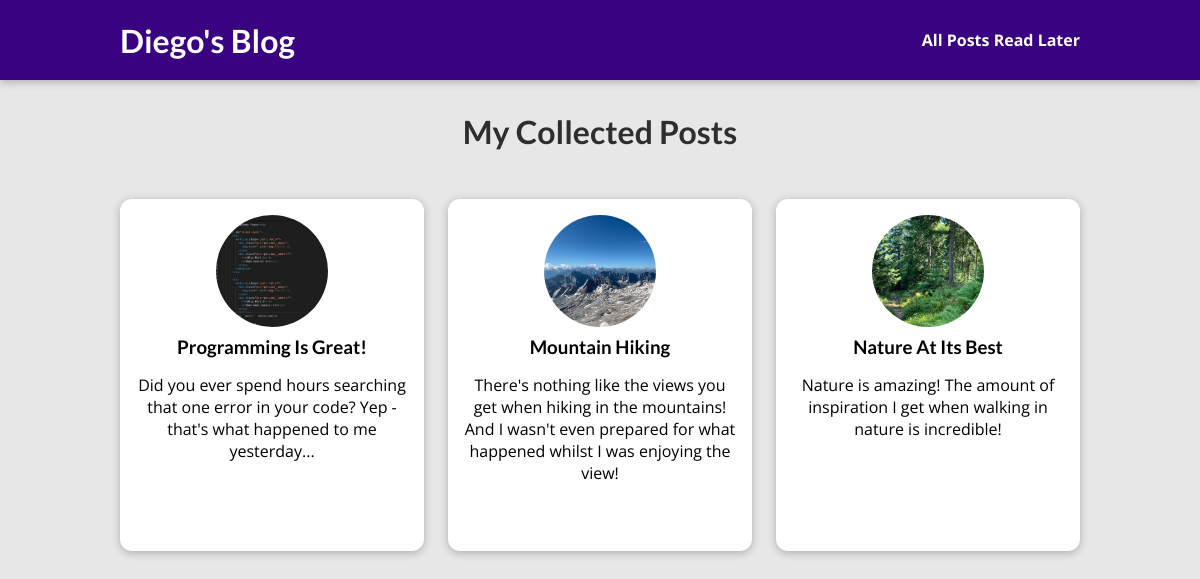
The app's page /posts/, older data.
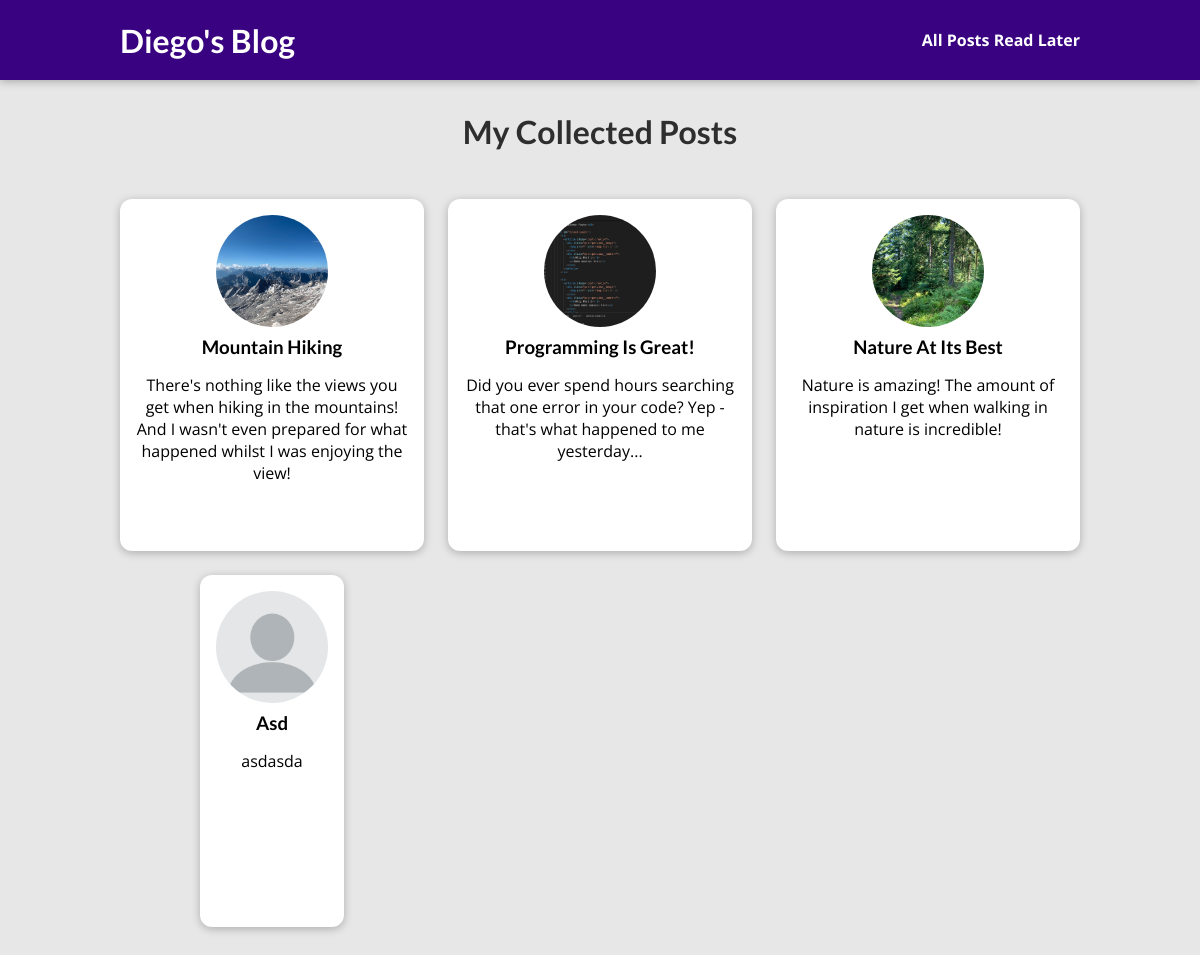
The same page, newer data.
### blog/models.py (models this page shows)
class Post(models.Model):
    title = models.CharField(max_length=150)
    excerpt = models.CharField(max_length=200)
    image = models.ImageField(upload_to="images")
    date = models.DateField(auto_now=True)
    slug = models.SlugField(unique=True, db_index=True)
    content = models.TextField(validators=[MinLengthValidator(10)])
    author = models.ForeignKey(
        Author, on_delete=models.SET_NULL, null=True, related_name="posts")
    tags = models.ManyToManyField(Tag)

### blog/views.py (the view)
# urls.py: path("posts/", views.posts, name="posts-page"),
def posts(request):
    posts = Post.objects.all().order_by("-date")
    return render(request, "blog/all-posts.html", {
        "all_posts": posts
    })

### blog/templates/blog/all-posts.html (shortened to what this page needs)
{% extends "base.html" %}
{% load static %}
{% block css_files %}
    <link rel="stylesheet" href="{% static "blog/post.css" %}">
    <link rel="stylesheet" href="{% static "blog/all-posts.css" %}">
{% endblock  %}
{% block content %}
    <section id="all-posts">
        <h2>My Collected Posts</h2>
        <ul>
            {% for post in all_posts %}
                {% include "blog/includes/post.html" %}
            {% endfor %}
        </ul>
    </section>
{% endblock %}

### blog/templates/blog/includes/post.html
{% load static %}
<li>
  <article class="post">
    <a href="{% url "post-detail-page" post.slug %}">
      <img src="{% static "blog/"|add:post.image.url %}" alt="{{post.title}}">
      <div class="post__content">
        <h3>{{ post.title | title }}</h3>
        {{ post.excerpt | linebreaks }}
      </div>
    </a>
  </article>
</li>

Row changes from the older to the newer data that the page shows:
changed Post "Mountain Hiking": moves up the list
added Post: image (placeholder picture), title "Asd", excerpt "asdasda"
